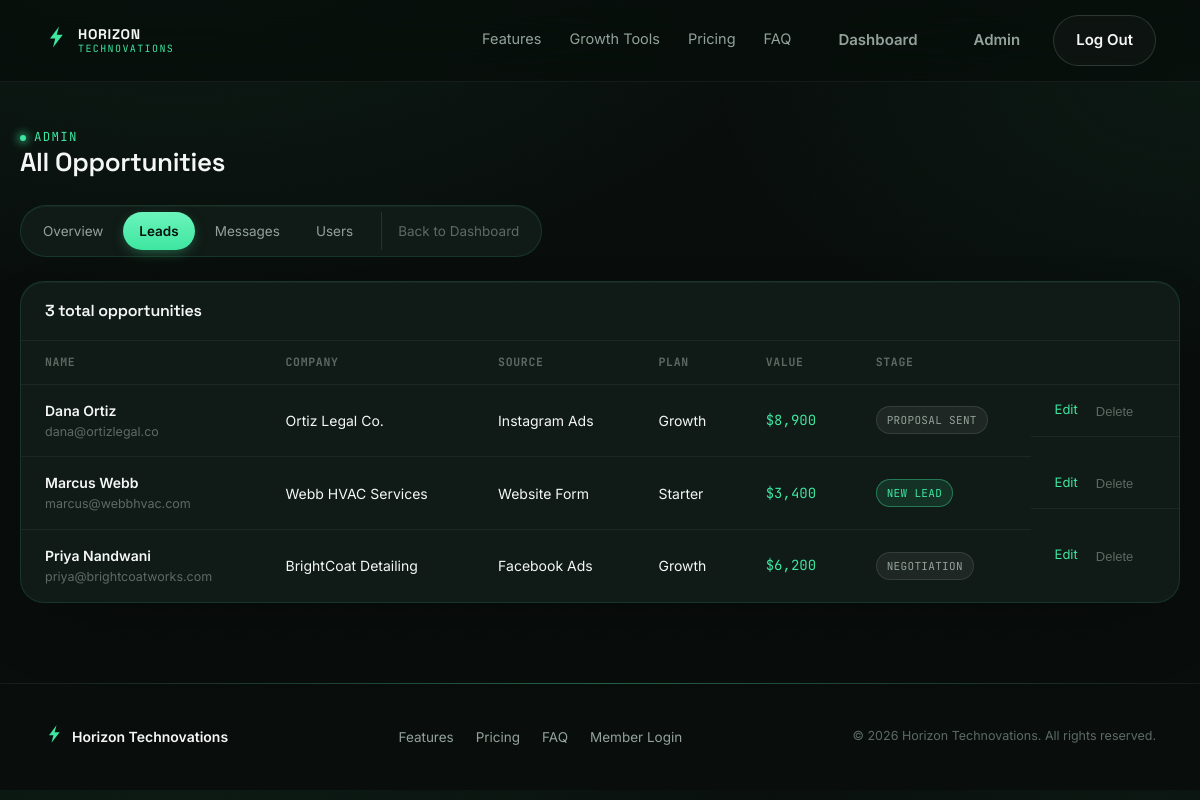
/admin/leads (signed in), run on the app's committed database.
### tables this page shows
CREATE TABLE leads (
            id INTEGER PRIMARY KEY AUTOINCREMENT,
            name TEXT NOT NULL,
            email TEXT NOT NULL,
            company TEXT,
            phone TEXT,
            plan TEXT,
            source TEXT DEFAULT 'Signup Form',
            value REAL DEFAULT 0,
            stage TEXT DEFAULT 'New Lead',
            message TEXT,
            created_at TEXT NOT NULL
        );

### app.py (the view)
@app.route("/admin/leads")
@admin_required
def admin_leads():
    db = get_db()
    leads = db.execute("SELECT * FROM leads ORDER BY created_at DESC").fetchall()
    return render_template("admin/leads.html", leads=leads, stages=STAGES)

### app.py (called while the page is built)
def get_db():
    if "db" not in g:
        g.db = sqlite3.connect(DB_PATH)
        g.db.row_factory = sqlite3.Row
        g.db.execute("PRAGMA foreign_keys = ON")
    return g.db

def admin_required(view):
    @wraps(view)
    def wrapped(*args, **kwargs):
        if not session.get("user_id"):
            flash("Please log in to continue.", "error")
            return redirect(url_for("login", next=request.path))
        if session.get("role") != "admin":
            flash("That page is only available to admins.", "error")
            return redirect(url_for("dashboard"))
        return view(*args, **kwargs)
    return wrapped

@app.context_processor
def inject_globals():
    return {
        "current_year": datetime.now(timezone.utc).year,
        "logged_in": bool(session.get("user_id")),
        "current_user_name": session.get("user_name"),
        "current_user_id": session.get("user_id"),
        "is_admin": session.get("role") == "admin",
    }

### templates/admin/leads.html (shortened to what this page needs)
{% extends "base.html" %}
{% block content %}
<div class="container dash-shell">
  <div class="dash-header">
    <div>
      <span class="eyebrow">Admin</span>
      <h1>All Opportunities</h1>
    </div>
  </div>
  {% include "admin/_nav.html" %}
  <div class="dash-panel" style="margin-top:24px;">
    <div class="dash-panel-head">
      <h3 style="margin:0; font-size:16px;">{{ leads|length }} total opportunities</h3>
    </div>
    {% if leads %}
    <table class="lead-table">
      <thead>
        <tr>
          <th>Name</th>
          <th>Company</th>
          <th>Source</th>
          <th>Plan</th>
          <th>Value</th>
          <th>Stage</th>
          <th></th>
        </tr>
      </thead>
      <tbody>
        {% for lead in leads %}
        <tr>
          <td>
            <div class="lead-name">{{ lead.name }}</div>
            <div class="lead-sub">{{ lead.email }}</div>
          </td>
          <td>{{ lead.company or "—" }}</td>
          <td>{{ lead.source }}</td>
          <td>{{ lead.plan or "—" }}</td>
          <td class="lead-value">${{ "{:,.0f}".format(lead.value or 0) }}</td>
          <td><span class="status-badge stage-{{ lead.stage | replace(' ', '') }}">{{ lead.stage }}</span></td>
          <td class="row-actions">
            <a class="icon-btn" style="color:var(--mint);" href="{{ url_for('admin_lead_edit', lead_id=lead.id) }}">Edit</a>
            <form method="post" action="{{ url_for('admin_lead_delete', lead_id=lead.id) }}" onsubmit="return confirm('Permanently delete this opportunity?');">
              <button class="icon-btn" type="submit">Delete</button>
            </form>
          </td>
        </tr>
        {% endfor %}
      </tbody>
    </table>
    {% else %}
    <div class="empty-state">No opportunities in the system yet.</div>
    {% endif %}
  </div>
</div>
{% endblock %}

### static/css/style.css (style rules this page uses)
:root { --bg: #080d0b; --bg-alt: #0b1310; --panel: #101a16; --panel-2: #0c1512; --panel-border: rgba(62, 230, 160, 0.14); --panel-border-hi: rgba(62, 230, 160, 0.34); --mint: #3ee6a0; --mint-hi: #6bf4bc; --mint-dark: #1da673; --mint-soft: rgba(62, 230, 160, 0.12); --text: #f4f7f5; --text-muted: #93a29b; --text-faint: #5d6a64; --danger: #ff8080; --success: #3ee6a0; --font-display: "Space Grotesk", "Helvetica Neue", Arial, sans-serif; --font-body: "Inter", "Helvetica Neue", Arial, sans-serif; --font-mono: "JetBrains Mono", "SFMono-Regular", Consolas, monospace; --radius-sm: 8px; --radius-md: 14px; --radius-lg: 24px; --radius-pill: 999px; --container: 1160px; --ease: cubic-bezier(0.16, 1, 0.3, 1); --shadow-ambient: 0 1px 0 rgba(255,255,255,0.04) inset, 0 30px 80px -40px rgba(0,0,0,0.65); --shadow-lift: 0 24px 60px -20px rgba(0,0,0,0.55), 0 2px 0 rgba(255,255,255,0.03) inset; }
* { box-sizing: border-box; }
html { scroll-behavior: smooth; }
body { margin: 0; background: radial-gradient(1100px 620px at 15% -10%, rgba(62,230,160,0.07), transparent 60%), radial-gradient(900px 520px at 100% 10%, rgba(62,230,160,0.05), transparent 55%), var(--bg); color: var(--text); font-family: var(--font-body); font-size: 16px; line-height: 1.65; -webkit-font-smoothing: antialiased; position: relative; }
body::before { content: ""; position: fixed; inset: 0; z-index: 0; pointer-events: none; opacity: 0.035; mix-blend-mode: overlay; }
h1, h2, h3, h4 { font-family: var(--font-display); font-weight: 600; line-height: 1.1; margin: 0 0 0.5em; letter-spacing: -0.015em; }
a { color: inherit; text-decoration: none; }
html { scrollbar-color: #1c2a24 var(--bg); scrollbar-width: thin; }
.eyebrow { display: inline-flex; align-items: center; gap: 8px; font-family: var(--font-mono); font-size: 12.5px; letter-spacing: 0.1em; text-transform: uppercase; color: var(--mint); }
.eyebrow::before { content: ""; width: 6px; height: 6px; border-radius: 50%; background: var(--mint); box-shadow: 0 0 10px 1px var(--mint); animation: eyebrowPulse 2.6s ease-in-out infinite; }
.container { max-width: var(--container); margin: 0 auto; padding: 0 24px; position: relative; z-index: 1; }
.dash-shell { padding: 40px 0 80px; }
.dash-header { display: flex; align-items: center; justify-content: space-between; flex-wrap: wrap; gap: 16px; margin-bottom: 28px; }
.dash-header h1 { font-size: 26px; margin: 0; }
.dash-panel { background: var(--panel); border: 1px solid var(--panel-border); border-radius: var(--radius-lg); overflow: hidden; box-shadow: var(--shadow-ambient); }
.dash-panel-head { display: flex; align-items: center; justify-content: space-between; flex-wrap: wrap; gap: 10px; padding: 20px 24px; border-bottom: 1px solid rgba(255,255,255,0.06); }
.lead-table { width: 100%; border-collapse: collapse; }
.lead-table th { text-align: left; font-family: var(--font-mono); font-size: 11.5px; letter-spacing: 0.06em; text-transform: uppercase; color: var(--text-faint); padding: 12px 24px; border-bottom: 1px solid rgba(255,255,255,0.06); }
.lead-table td { padding: 14px 24px; border-bottom: 1px solid rgba(255,255,255,0.05); font-size: 14px; vertical-align: middle; }
.lead-table tr { transition: background 0.2s var(--ease); }
.lead-table tr:last-child td { border-bottom: none; }
.lead-name { font-weight: 600; }
.lead-sub { color: var(--text-faint); font-size: 12.5px; }
.lead-value { font-family: var(--font-mono); color: var(--mint); }
.row-actions form { display: inline; }
.icon-btn { background: none; border: none; color: var(--text-faint); cursor: pointer; font-size: 13px; transition: color 0.2s var(--ease); }
.status-badge { display: inline-block; padding: 4px 10px; border-radius: var(--radius-pill); font-family: var(--font-mono); font-size: 11px; letter-spacing: 0.03em; text-transform: uppercase; background: rgba(255,255,255,0.06); color: var(--text-muted); border: 1px solid rgba(255,255,255,0.1); }
.stage-NewLead { color: var(--mint); border-color: rgba(62,230,160,0.4); background: var(--mint-soft); }
.row-actions { display: flex; gap: 12px; align-items: center; }

### data on the page
leads: name "Dana Ortiz", email "dana@ortizlegal.co", company "Ortiz Legal Co.", source "Instagram Ads", plan "Growth", value "8,900", stage "PROPOSAL SENT"
leads: name "Marcus Webb", email "marcus@webbhvac.com", company "Webb HVAC Services", source "Website Form", plan "Starter", value "3,400", stage "NEW LEAD"
leads: name "Priya Nandwani", email "priya@brightcoatworks.com", company "BrightCoat Detailing", source "Facebook Ads", plan "Growth", value "6,200", stage "NEGOTIATION"

### other printed values
{{ leads|length }} "3"
